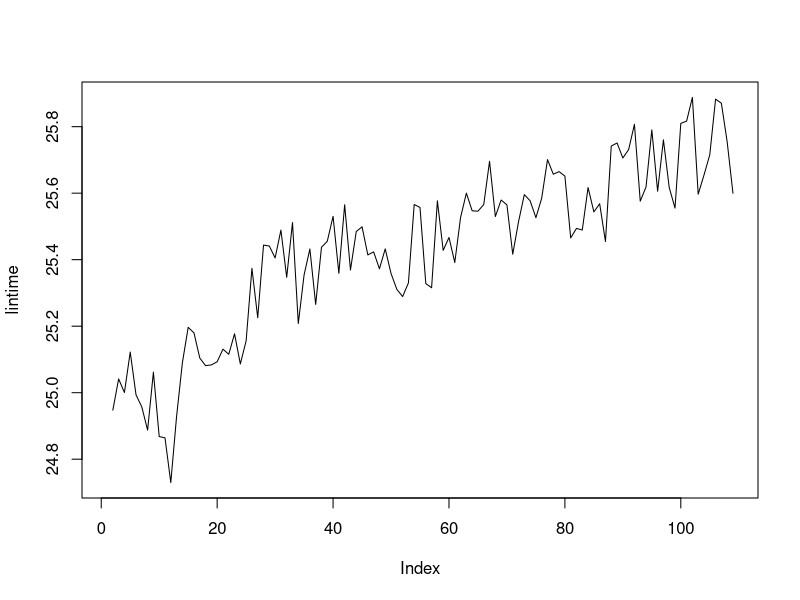

The R source for this figure:
## ---- chunk 1
nyears <- 10 # number of years to be simulated
mgt <- 25 # mean global temperature
states <- matrix(1, nrow = 12, ncol = nyears)
lintime <- matrix()
for (j in 1:nyears) {
  for (i in 1:12) {
    states[i,j] <- (mgt + rnorm(1, j/165, 0.1))
    mgt <- states[1,j]
  }
}
for (i in 2:nyears) {
  lintime <- cbind(c(lintime[,1],states[,i]))
}
lintime <- matrix(lintime)
plot(lintime, type = "l")
## ---- chunk 2
summary(lm(lintime ~ c(1:109)))
